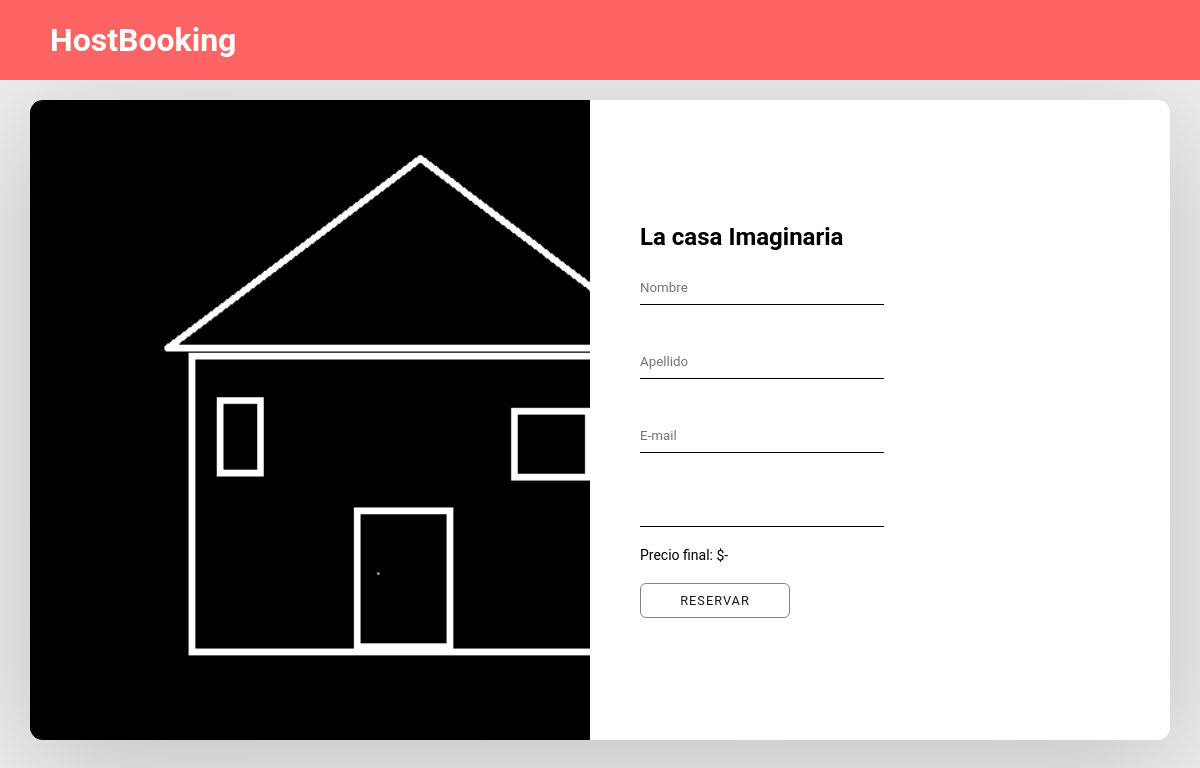
/property_page/?id_property=1, run on the app's committed database.
### hostapp/models.py (models this page shows, shortened)
class Property(models.Model):
    user = models.ForeignKey(User, on_delete=models.CASCADE, editable=False, null=True)
    city = models.ForeignKey(City, on_delete=models.CASCADE)
    price_per_day = models.DecimalField(max_digits=10, decimal_places=2, validators=[MinValueValidator(1)])
    title = models.CharField(max_length=40, verbose_name="Titulo de la Ficha")
    description = models.CharField(max_length=500, verbose_name="Descripcion de la Ficha")
    max_persons = models.PositiveIntegerField(verbose_name="Maximo personas", default=1)
    bedrooms = models.PositiveIntegerField(validators=[MinValueValidator(1)], verbose_name="Dormitorios", default=1)
    beds = models.PositiveIntegerField(validators=[MinValueValidator(1)], verbose_name="Camas", default=1)
    bathrooms = models.PositiveIntegerField(validators=[MinValueValidator(1)], verbose_name="Baños", default=1)
    image = models.ImageField(null=True)
    SERVICE_CHOICES = (
        ('Se admiten mascotas', 'Admiten mascotas'),
        ('Lugar de estacionamiento privado', 'Estacionamiento privado'),
        ('Lugar de estacionamiento gratuito techado', 'Estacionamiento gratuito techado'),
        ('Lugar de estacionamiento gratuito a la calle', 'Estacionamiento gratuito a la calle'),
        ('Internet', 'Internet'),
        ('Apto para familias y niños', 'Familias y niños'),
        ('Televisor', 'Televisor'),
        ('Elementos basicos para la playa', 'Elementos de playa'),
        ('Lavarropas', 'Lavarropas'),
        ('Servicios básicos de higiene', 'Servicios básicos de higiene'),
        ('Agua caliente', 'Agua caliente'),
        ('Aire acondicionado', 'Aire acondicionado'),
        ('Calefacción', 'Calefacción'),
        ('Elementos de cocina basicos', 'Cocina basica'),
        ('Microondas', 'Microondas'),
        ('Desayuno incluido', 'Desayuno incluido'),
        ('Patio trasero', 'Patio trasero'),
        ('Patio delantero', 'Patio delantero'),
        ('Balcón', 'Balcón'),
        ('Parrilla', 'Parrilla'),
        ('Frente a la playa', 'Frente a la playa'),
        ('A pocas cuadras de la playa', 'Cercano a la playa'),
        ('Botiquin', 'Botiquin'),
        ('Alarma', 'Alarma'),
        ('Detector de humo', 'Detector de humo'),
        ('Detector de monoxido de carbono', 'Detector monoxido de carbono'),
        ('Barrio privado', 'Barrio privado')
    )
    services = MultiSelectField(choices=SERVICE_CHOICES, min_choices=1, default="No tiene servicios")
    CATEGORY_CHOICES = (
        ('Bungaló', 'Bungaló'),
        ('Cabaña', 'Cabaña'),
        ('Casa Comunal', 'Casa Comunal'),
        ('Casa de Huéspedes', 'Casa de Huéspedes'),
        ('Casa Entera', 'Casa Entera'),
        ('Chalé', 'Chalé'),
        ('Departamento', 'Departamento'),
        ('Duplex', 'Duplex'),
        ('Loft', 'Loft'),
        ('Mansión', 'Mansión'),
        ('Villa Residencial', 'Villa Residencial'),
    )
    category = models.CharField(max_length=100, choices=CATEGORY_CHOICES)

### hostapp/views.py (the view)
# urls.py: path('property_page/', views.property_page),
def property_page(request):
    if request.GET["id_property"]:
        id_property = request.GET["id_property"]
        property_aux = Property.objects.get(id=id_property)
        return render(request, template_name="property_page.html", context={'property_aux': property_aux})

### hostapp/templates/property_page.html (shortened to what this page needs)
<!DOCTYPE html>
<html lang="en">
<head>
  {% load static %}
    <link rel="stylesheet" href="{% static 'css/style-single-page.css' %}">
    <link rel="stylesheet" type="text/css" href="https://cdn.jsdelivr.net/npm/daterangepicker/daterangepicker.css" />
</head>
<body>
    <header>
        <h1>HostBooking</h1>
    </header>
    <div class="container">
        <div class="img-container">
            <img src="{{ property_aux.image.url }}" alt="">
        </div>
        <div class="info-to-send">
            <h2>{{ property_aux.title }}</h2>
            <form action="">
                <input type="text" placeholder="Nombre">
                <input type="text" placeholder="Apellido">
                <input type="email" placeholder="E-mail">
                <input type="text" name="daterange" id="date-range" onchange="chargeValues()" value="" />
                <p>Precio final: $<span id="final-price">-</span></p>
                <button>RESERVAR</button>
            </form>
        </div>
    </div>
</body>
</html>

### hostapp/static/css/style-single-page.css (style rules this page uses)
*,*::before,*::after { margin: 0; padding: 0; box-sizing: border-box; font-family: 'Roboto', sans-serif; }
body { background-color: #eee; padding-top: 100px; }
header { position: fixed; height: 80px; display: flex; top: 0; justify-content: space-between; width: 100vw; padding: 0 50px; line-height: 80px; background: #ff6464; color: white; z-index: 1000; }
.container { margin: auto; width: 95vw; height: 80vh; background-color: #fff; display: flex; box-shadow: 0 1.4rem 8rem rgba(0,0,0,.2); border-radius: .8rem; align-items: center; }
.container .img-container { min-width: 35rem; max-width: 35rem; contain: content; height: 100%; }
.container img { height: 100%; object-fit: cover; object-position: left; display: block; border-radius: .8rem; }
.container .info-to-send { margin-left: 50px; }
.container .info-to-send form { display: flex; flex-direction: column; }
.container .info-to-send form input { margin-top: 20px; margin-bottom: 20px; height: 34px; border: none; border-bottom: 1px solid black; width: 120%; outline: none; }
.container .info-to-send form p { font-size: 14px; }
.container .info-to-send form button { display: inline-block; margin-top: 20px; letter-spacing: 1px; text-transform: uppercase; font-size: .8rem; color: rgb(27, 27, 27); background: transparent; border-radius: 6px; border: 1px solid rgba(0, 0, 0, 0.486); transition: 0.5s ease-out; height: 35px; cursor: pointer; width: 150px; }

### data on the page
Property: image (picture), title "La casa Imaginaria"
